Frame 1 (no input): blank canvas, image omitted
Frame 60 (the mouse pressed at the canvas centre just before this capture): blank canvas, image omitted
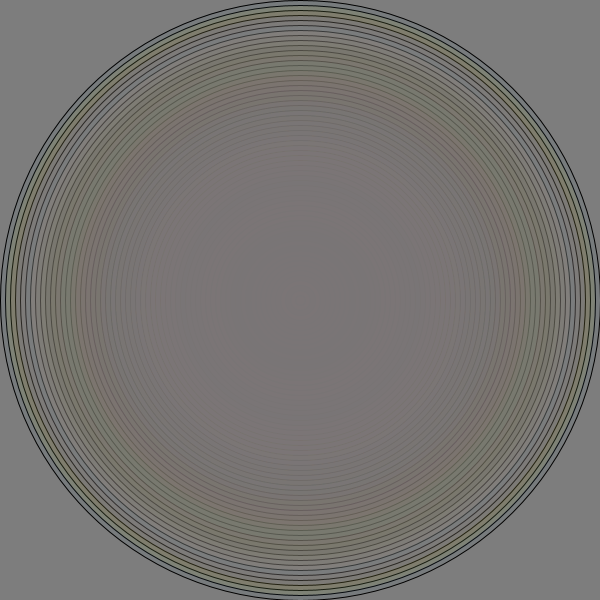
Frame 120 (the mouse held since frame 60 and released just before this capture)

The Processing sketch whose frames 1 and 60 were blank and that drew this single picture after the mouse press (run headless with seeded random() and noise(); from frame 60 on, the mouse is pressed at the canvas centre):

// Processing sketch: processing_115640
// ── processing_115640.pde

int diam = 10;                                           // create variable
void setup() {
  size(600, 600);
  frameRate(35);                                         // set repeat rate
  smooth();
  background(125);
}
void draw() {
  stroke(0);
  strokeWeight(1);
  fill(random(255), random(255), random(255), 25);       // select random colour + low transparency
  if (mousePressed==true) {                              // draw shape when mouse pressed
    ellipse(mouseX, mouseY, diam, diam);                 // create shape around mouse placement of variable diameter

    diam+=10;                                            // add 10 to diameter each frame while mouse pressed
  }
  else {
    diam=10;                                             // reset diameter to 10 when mouse released
  }
}
